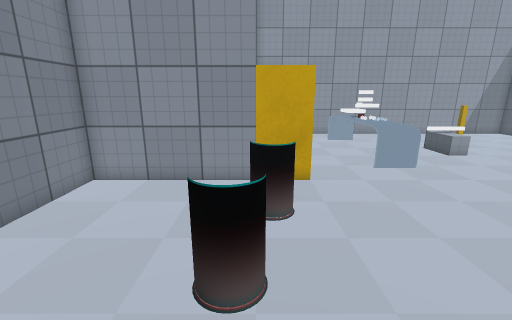
View 1 (above)

16 first-person views from a walk through a Unity game level. The camera is 1.5 m above the floor, tilts 14° down and sees 90° across. The floor is counted in squares, 0.5 m on a side. Each view is taken from the middle of a square. On the plan, view 1 faces up. The plan holds only what a view shows up to about 19 squares ahead; the rest is blank. The player character is not drawn. Some surface patterns are stand-ins.

View 2
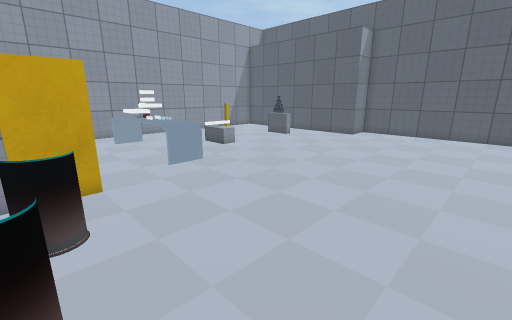

View 3
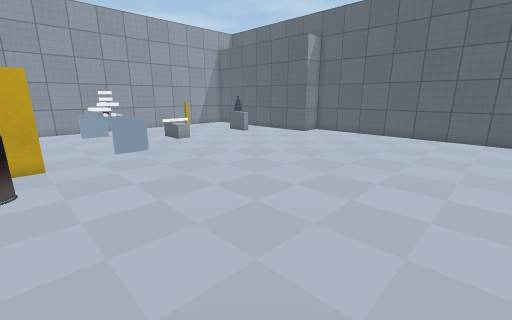

View 4
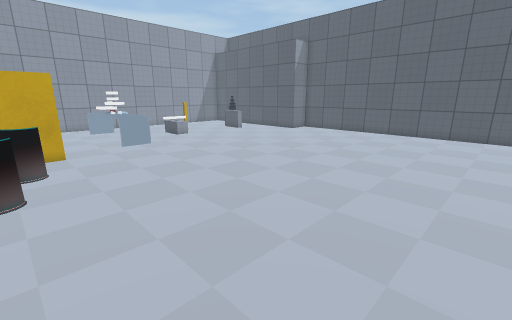

View 5
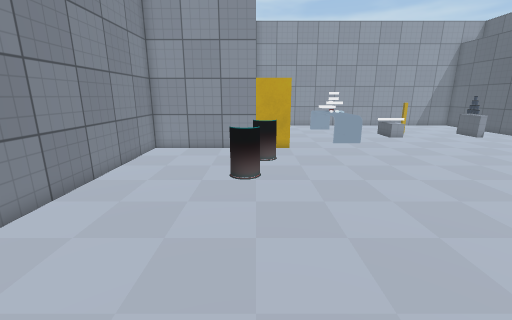

View 6
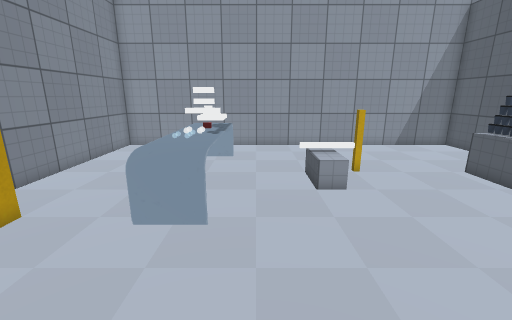

View 7
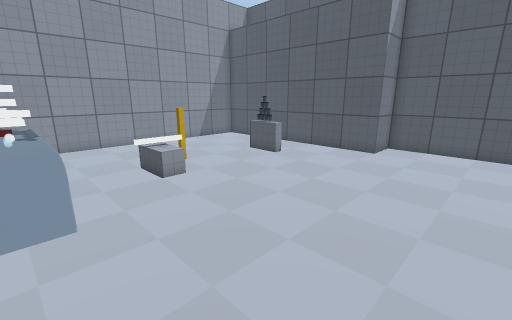

View 8
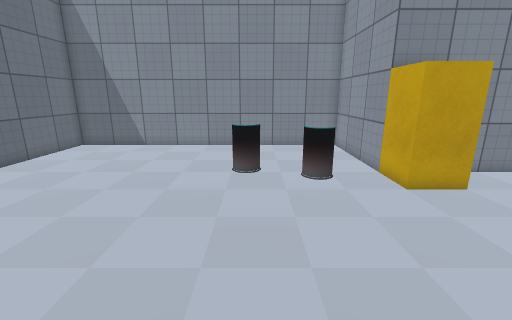

View 9
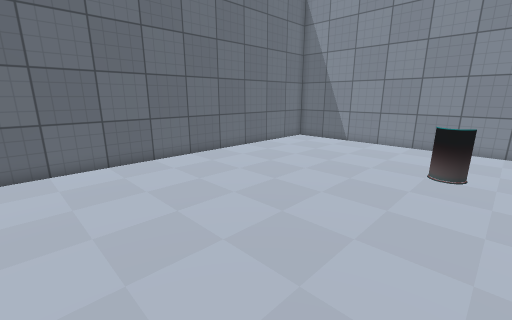

View 10
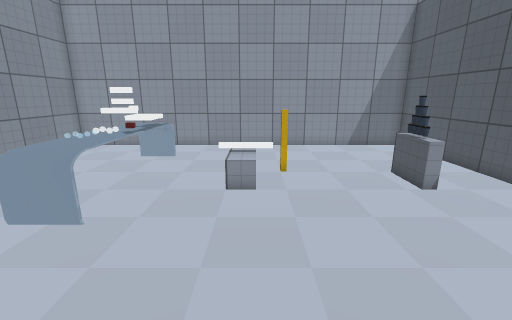

View 11
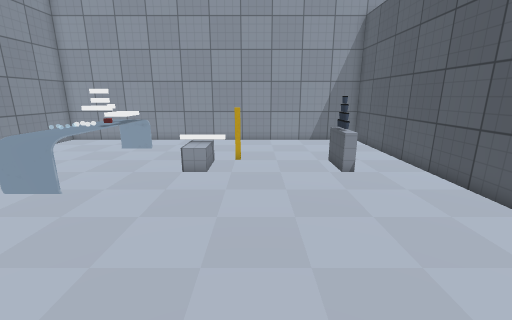

View 12
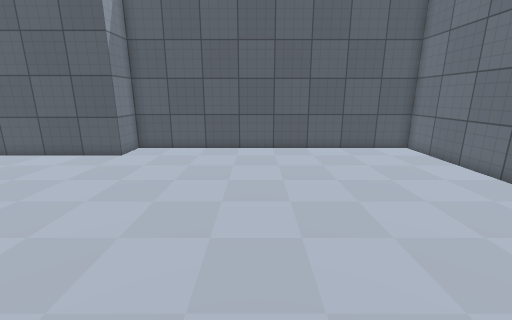

View 13
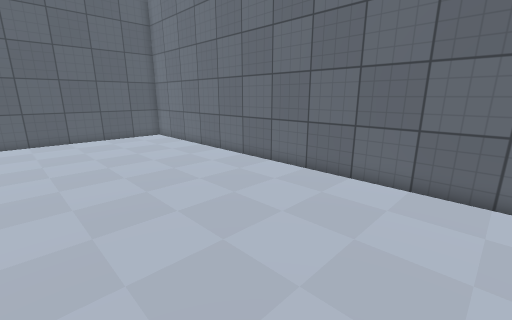

View 14
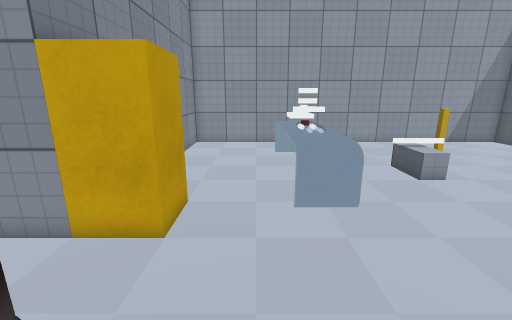

View 15
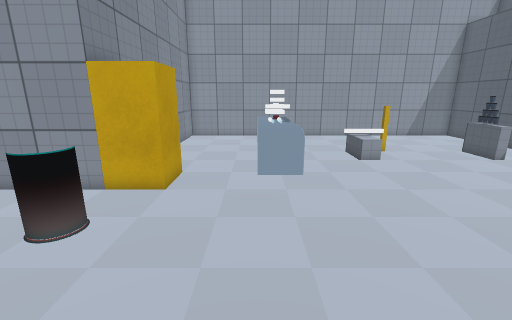

View 16
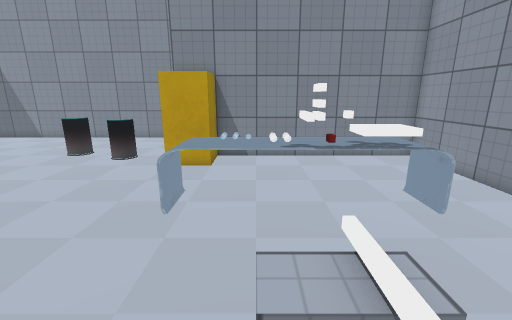

### Floor plan
Points are (right, up) in squares from view 1. A wall is a line through its corners. A room is listed if a view was taken in it or the views show most of it. See-through windows are left out.
Room 1 (views 1, 2, 3, 4, 5, 6, 7, 8, 9, 10, 11, 12, 13, 14, 15, 16)
walls: (0.1, 9) (-6, 9) (-6, -7) (22, -7) (22, 9) (20, 9) (20, 21) (0, 21) (0, 11)
low walls: (17.1, 13) (16.5, 13) (16.5, 13.5)
objects: other object (-1, 3) to (0, 4); other object (0, 6) to (1, 7); block (1, 9) to (2, 11); table (5, 11) to (7, 18); other object (6, 15); other object (17, 14); other object (17, 15)

Where each view was taken, in squares from view 1:
view 1: 0 up, 0 right, facing up
view 2: 0 up, 0 right, facing up-right
view 3: 4 down, 1 right, facing up-right
view 4: 6 down, 0 right, facing up-right
view 5: 6 down, 0 right, facing up
view 6: 5 up, 8 right, facing up
view 7: 4 up, 6 right, facing up-right
view 8: 4 up, 10 right, facing left
view 9: 5 up, 11 right, facing down-left
view 10: 5 up, 11 right, facing up
view 11: 3 up, 13 right, facing up
view 12: 2 up, 7 right, facing right
view 13: 2 up, 2 right, facing down-right
view 14: 4 up, 4 right, facing up
view 15: 1 up, 5 right, facing up
view 16: 13 up, 13 right, facing left
